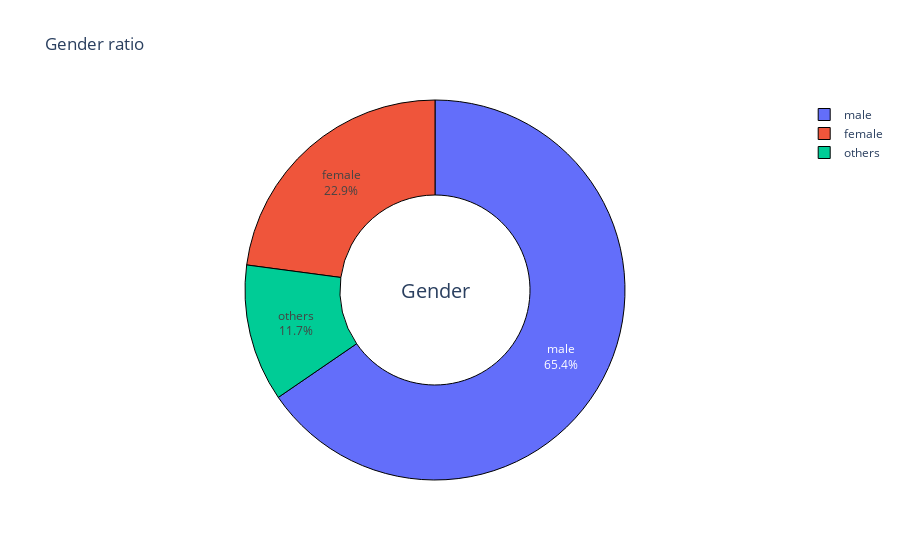

Here is the notebook cell this chart was saved with:
### Code cell
fig = go.Figure(
    data = [
        go.Pie(
            labels = df.Gender.value_counts().index, 
            values = df.Gender.value_counts(), 
            textinfo='percent + label', 
            textposition='inside',
            marker=dict(line=dict(color='#000000', width=1)),
            hole = 0.5
        )
    ]
)
fig.update_layout(
    title_text="Gender ratio",
    annotations=[dict(text='Gender', x=0.5, y=0.5, font_size=20, showarrow=False)])
fig.show()

### Figure 1 — Plotly figure (JSON) as saved in the notebook; plotly's stock layout.template omitted (floating-point values rounded to 4 significant figures)
{"data": [{"hole": 0.5, "labels": ["male", "female", "others"], "marker": {"line": {"color": "#000000", "width": 1}}, "textinfo": "percent+label", "textposition": "inside", "type": "pie", "values": [1189, 416, 212]}], "layout": {"annotations": [{"font": {"size": 20}, "showarrow": false, "text": "Gender", "x": 0.5, "y": 0.5}], "title": {"text": "Gender ratio"}}}
